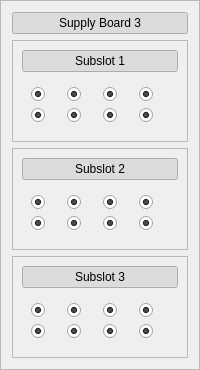
            <widget class="QFrame" name="frame_4">
             <property name="frameShape">
              <enum>QFrame::StyledPanel</enum>
             </property>
             <property name="frameShadow">
              <enum>QFrame::Raised</enum>
             </property>
             <layout class="QVBoxLayout" name="verticalLayout_16">
              <item>
               <widget class="QPushButton" name="SB3_button">
                <property name="text">
                 <string>Supply Board 3</string>
                </property>
                <property name="checkable">
                 <bool>true</bool>
                </property>
                <property name="checked">
                 <bool>true</bool>
                </property>
               </widget>
              </item>
              <item>
               <widget class="QFrame" name="frame_39">
                <property name="frameShape">
                 <enum>QFrame::StyledPanel</enum>
                </property>
                <property name="frameShadow">
                 <enum>QFrame::Raised</enum>
                </property>
                <layout class="QVBoxLayout" name="verticalLayout_3">
                 <item>
                  <widget class="QPushButton" name="SB3_subslot1">
                   <property name="text">
                    <string>Subslot 1</string>
                   </property>
                   <property name="checkable">
                    <bool>true</bool>
                   </property>
                   <property name="checked">
                    <bool>true</bool>
                   </property>
                  </widget>
                 </item>
                 <item>
                  <widget class="QWidget" name="widget_40" native="true">
                   <layout class="QGridLayout" name="gridLayout_45">
                    <item row="1" column="2">
                     <widget class="QRadioButton" name="SB3_subslot1_6">
                      <property name="text">
                       <string/>
                      </property>
                      <property name="checked">
                       <bool>true</bool>
                      </property>
                      <property name="autoExclusive">
                       <bool>false</bool>
                      </property>
                     </widget>
                    </item>
                    <item row="0" column="1">
                     <widget class="QRadioButton" name="SB3_subslot1_1">
                      <property name="text">
                       <string/>
                      </property>
                      <property name="checked">
                       <bool>true</bool>
                      </property>
                      <property name="autoExclusive">
                       <bool>false</bool>
                      </property>
                     </widget>
                    </item>
                    <item row="1" column="1">
                     <widget class="QRadioButton" name="SB3_subslot1_5">
                      <property name="text">
                       <string/>
                      </property>
                      <property name="checked">
                       <bool>true</bool>
                      </property>
                      <property name="autoExclusive">
                       <bool>false</bool>
                      </property>
                     </widget>
                    </item>
                    <item row="0" column="3">
                     <widget class="QRadioButton" name="SB3_subslot1_3">
                      <property name="text">
                       <string/>
                      </property>
                      <property name="checked">
                       <bool>true</bool>
                      </property>
                      <property name="autoExclusive">
                       <bool>false</bool>
                      </property>
                     </widget>
                    </item>
                    <item row="0" column="2">
                     <widget class="QRadioButton" name="SB3_subslot1_2">
                      <property name="text">
                       <string/>
                      </property>
                      <property name="checked">
                       <bool>true</bool>
                      </property>
                      <property name="autoExclusive">
                       <bool>false</bool>
                      </property>
                     </widget>
                    </item>
                    <item row="1" column="3">
                     <widget class="QRadioButton" name="SB3_subslot1_7">
                      <property name="text">
                       <string/>
                      </property>
                      <property name="checked">
                       <bool>true</bool>
                      </property>
                      <property name="autoExclusive">
                       <bool>false</bool>
                      </property>
                     </widget>
                    </item>
                    <item row="1" column="4">
                     <widget class="QRadioButton" name="SB3_subslot1_8">
                      <property name="text">
                       <string/>
                      </property>
                      <property name="checked">
                       <bool>true</bool>
                      </property>
                      <property name="autoExclusive">
                       <bool>false</bool>
                      </property>
                     </widget>
                    </item>
                    <item row="0" column="4">
                     <widget class="QRadioButton" name="SB3_subslot1_4">
                      <property name="text">
                       <string/>
                      </property>
                      <property name="checked">
                       <bool>true</bool>
                      </property>
                      <property name="autoExclusive">
                       <bool>false</bool>
                      </property>
                     </widget>
                    </item>
                   </layout>
                  </widget>
                 </item>
                </layout>
               </widget>
              </item>
              <item>
               <widget class="QFrame" name="frame_41">
                <property name="frameShape">
                 <enum>QFrame::StyledPanel</enum>
                </property>
                <property name="frameShadow">
                 <enum>QFrame::Raised</enum>
                </property>
                <layout class="QVBoxLayout" name="verticalLayout_13">
                 <item>
                  <widget class="QPushButton" name="SB3_subslot2">
                   <property name="text">
                    <string>Subslot 2</string>
                   </property>
                   <property name="checkable">
                    <bool>true</bool>
                   </property>
                   <property name="checked">
                    <bool>true</bool>
                   </property>
                  </widget>
                 </item>
                 <item>
                  <widget class="QWidget" name="widget_42" native="true">
                   <layout class="QGridLayout" name="gridLayout_46">
                    <item row="0" column="3">
                     <widget class="QRadioButton" name="SB3_subslot2_3">
                      <property name="text">
                       <string/>
                      </property>
                      <property name="checked">
                       <bool>true</bool>
                      </property>
                      <property name="autoExclusive">
                       <bool>false</bool>
                      </property>
                     </widget>
                    </item>
                    <item row="0" column="1">
                     <widget class="QRadioButton" name="SB3_subslot2_1">
                      <property name="text">
                       <string/>
                      </property>
                      <property name="checked">
                       <bool>true</bool>
                      </property>
                      <property name="autoExclusive">
                       <bool>false</bool>
                      </property>
                     </widget>
                    </item>
                    <item row="1" column="2">
                     <widget class="QRadioButton" name="SB3_subslot2_6">
                      <property name="text">
                       <string/>
                      </property>
                      <property name="checked">
                       <bool>true</bool>
                      </property>
                      <property name="autoExclusive">
                       <bool>false</bool>
                      </property>
                     </widget>
                    </item>
                    <item row="0" column="2">
                     <widget class="QRadioButton" name="SB3_subslot2_2">
                      <property name="text">
                       <string/>
                      </property>
                      <property name="checked">
                       <bool>true</bool>
                      </property>
                      <property name="autoExclusive">
                       <bool>false</bool>
                      </property>
                     </widget>
                    </item>
                    <item row="1" column="1">
                     <widget class="QRadioButton" name="SB3_subslot2_5">
                      <property name="text">
                       <string/>
                      </property>
                      <property name="checked">
                       <bool>true</bool>
                      </property>
                      <property name="autoExclusive">
                       <bool>false</bool>
                      </property>
                     </widget>
                    </item>
                    <item row="0" column="4">
                     <widget class="QRadioButton" name="SB3_subslot2_4">
                      <property name="text">
                       <string/>
                      </property>
                      <property name="checked">
                       <bool>true</bool>
                      </property>
                      <property name="autoExclusive">
                       <bool>false</bool>
                      </property>
                     </widget>
                    </item>
                    <item row="1" column="3">
                     <widget class="QRadioButton" name="SB3_subslot2_7">
                      <property name="text">
                       <string/>
                      </property>
                      <property name="checked">
                       <bool>true</bool>
                      </property>
                      <property name="autoExclusive">
                       <bool>false</bool>
                      </property>
                     </widget>
                    </item>
                    <item row="1" column="4">
                     <widget class="QRadioButton" name="SB3_subslot2_8">
                      <property name="text">
                       <string/>
                      </property>
                      <property name="checked">
                       <bool>true</bool>
                      </property>
                      <property name="autoExclusive">
                       <bool>false</bool>
                      </property>
                     </widget>
                    </item>
                   </layout>
                  </widget>
                 </item>
                </layout>
               </widget>
              </item>
              <item>
               <widget class="QFrame" name="frame_43">
                <property name="frameShape">
                 <enum>QFrame::StyledPanel</enum>
                </property>
                <property name="frameShadow">
                 <enum>QFrame::Raised</enum>
                </property>
                <layout class="QVBoxLayout" name="verticalLayout_14">
                 <item>
                  <widget class="QPushButton" name="SB3_subslot3">
                   <property name="text">
                    <string>Subslot 3</string>
                   </property>
                   <property name="checkable">
                    <bool>true</bool>
                   </property>
                   <property name="checked">
                    <bool>true</bool>
                   </property>
                  </widget>
                 </item>
                 <item>
                  <widget class="QWidget" name="widget_44" native="true">
                   <layout class="QGridLayout" name="gridLayout_47">
                    <item row="2" column="2">
                     <widget class="QRadioButton" name="SB3_subslot3_6">
                      <property name="text">
                       <string/>
                      </property>
                      <property name="checked">
                       <bool>true</bool>
                      </property>
                      <property name="autoExclusive">
                       <bool>false</bool>
                      </property>
                     </widget>
                    </item>
                    <item row="1" column="1">
                     <widget class="QRadioButton" name="SB3_subslot3_1">
                      <property name="text">
                       <string/>
                      </property>
                      <property name="checked">
                       <bool>true</bool>
                      </property>
                      <property name="autoExclusive">
                       <bool>false</bool>
                      </property>
                     </widget>
                    </item>
                    <item row="1" column="2">
                     <widget class="QRadioButton" name="SB3_subslot3_2">
                      <property name="text">
                       <string/>
                      </property>
                      <property name="checked">
                       <bool>true</bool>
                      </property>
                      <property name="autoExclusive">
                       <bool>false</bool>
                      </property>
                     </widget>
                    </item>
                    <item row="2" column="1">
                     <widget class="QRadioButton" name="SB3_subslot3_5">
                      <property name="text">
                       <string/>
                      </property>
                      <property name="checked">
                       <bool>true</bool>
                      </property>
                      <property name="autoExclusive">
                       <bool>false</bool>
                      </property>
                     </widget>
                    </item>
                    <item row="1" column="3">
                     <widget class="QRadioButton" name="SB3_subslot3_3">
                      <property name="text">
                       <string/>
                      </property>
                      <property name="checked">
                       <bool>true</bool>
                      </property>
                      <property name="autoExclusive">
                       <bool>false</bool>
                      </property>
                     </widget>
                    </item>
                    <item row="1" column="4">
                     <widget class="QRadioButton" name="SB3_subslot3_4">
                      <property name="text">
                       <string/>
                      </property>
                      <property name="checked">
                       <bool>true</bool>
                      </property>
                      <property name="autoExclusive">
                       <bool>false</bool>
                      </property>
                     </widget>
                    </item>
                    <item row="2" column="3">
                     <widget class="QRadioButton" name="SB3_subslot3_7">
                      <property name="text">
                       <string/>
                      </property>
                      <property name="checked">
                       <bool>true</bool>
                      </property>
                      <property name="autoExclusive">
                       <bool>false</bool>
                      </property>
                     </widget>
                    </item>
                    <item row="2" column="4">
                     <widget class="QRadioButton" name="SB3_subslot3_8">
                      <property name="text">
                       <string/>
                      </property>
                      <property name="checked">
                       <bool>true</bool>
                      </property>
                      <property name="autoExclusive">
                       <bool>false</bool>
                      </property>
                     </widget>
                    </item>
                   </layout>
                  </widget>
                 </item>
                </layout>
               </widget>
              </item>
             </layout>
            </widget>
